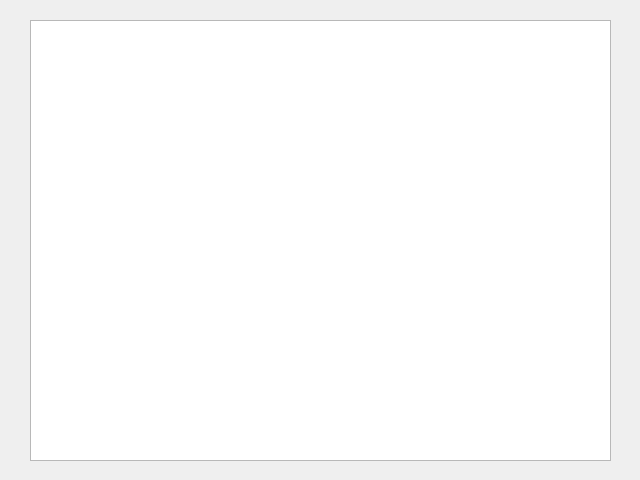
<?xml version="1.0" encoding="UTF-8"?>
<ui version="4.0">
 <class>MainWindow</class>
 <widget class="QMainWindow" name="MainWindow">
  <property name="geometry">
   <rect>
    <x>0</x>
    <y>0</y>
    <width>640</width>
    <height>480</height>
   </rect>
  </property>
  <property name="windowTitle">
   <string>MainWindow</string>
  </property>
  <widget class="QWidget" name="centralwidget">
   <widget class="QListWidget" name="listWidget">
    <property name="geometry">
     <rect>
      <x>30</x>
      <y>20</y>
      <width>581</width>
      <height>441</height>
     </rect>
    </property>
   </widget>
  </widget>
 </widget>
 <resources/>
 <connections/>
</ui>
